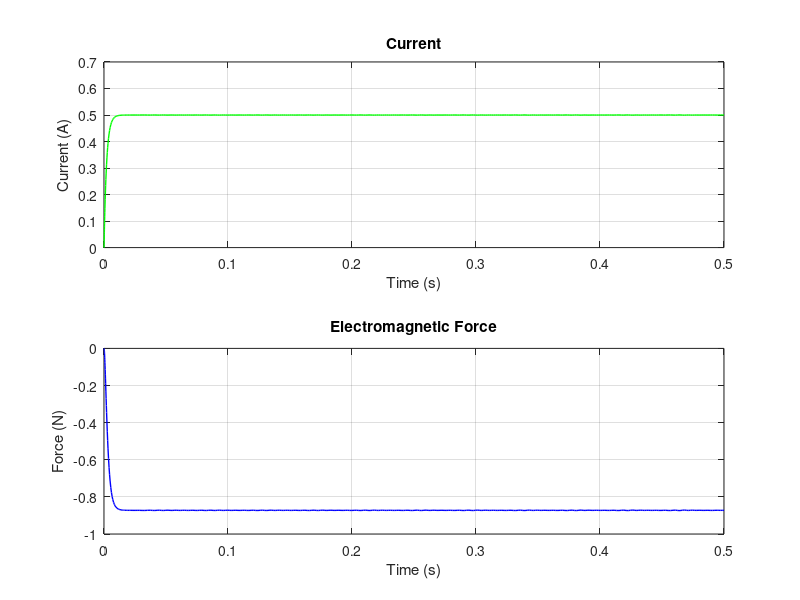

This figure's MATLAB source:
%EE516 Power Systems
% Mulualem Ayena
%Steady state
r  = 10;                 % Ohms
k  = 6.283e-5;           % H*m
x0 = 3e-3;               % Initial/held position [m] (3 mm)
K = 2667;               % Spring constant [N/m]
D = 4;                  % Damping coefficient [N·s/m]
M = 0.055;              % Mass [kg]% meters (fixed position)
v = @(t) 5;              % constant 5 V for t > 0

odefun = @(t, i) (x0/k) * (v(t) - r*i);

i0 = 0;

tspan = [0 0.5];

[t, i] = ode45(odefun, tspan, i0);

fe = -(k .* i.^2) ./ (2 * x0^2);

figure;
subplot(2,1,1)
plot(t, i, 'g', 'LineWidth', 1)
grid on
xlabel('Time (s)')
ylabel('Current (A)')
title('Current')

subplot(2,1,2)
plot(t, fe, 'b', 'LineWidth', 1)
grid on
xlabel('Time (s)')
ylabel('Force (N)')
title('Electromagnetic Force')
